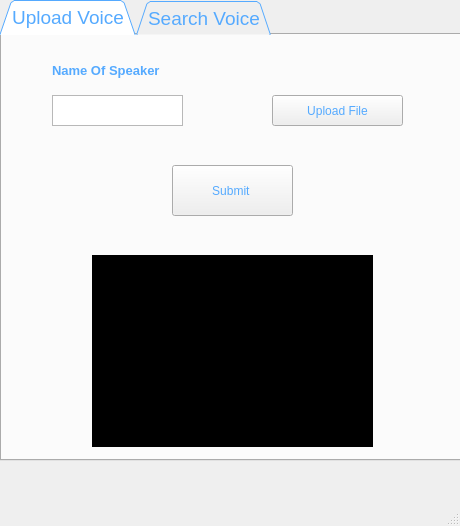
<?xml version="1.0" encoding="UTF-8"?>
<ui version="4.0">
 <class>MainWindow</class>
 <widget class="QMainWindow" name="MainWindow">
  <property name="geometry">
   <rect>
    <x>0</x>
    <y>0</y>
    <width>460</width>
    <height>526</height>
   </rect>
  </property>
  <property name="windowTitle">
   <string>Voice Match</string>
  </property>
  <widget class="QWidget" name="centralwidget">
   <widget class="QLabel" name="Matched">
    <property name="geometry">
     <rect>
      <x>250</x>
      <y>220</y>
      <width>171</width>
      <height>61</height>
     </rect>
    </property>
    <property name="font">
     <font>
      <pointsize>11</pointsize>
      <weight>75</weight>
      <bold>true</bold>
     </font>
    </property>
    <property name="text">
     <string/>
    </property>
   </widget>
   <widget class="QTabWidget" name="tabWidget">
    <property name="geometry">
     <rect>
      <x>0</x>
      <y>0</y>
      <width>474</width>
      <height>461</height>
     </rect>
    </property>
    <property name="font">
     <font>
      <pointsize>14</pointsize>
      <weight>50</weight>
      <bold>false</bold>
     </font>
    </property>
    <property name="styleSheet">
     <string notr="true">color: rgb(85, 170, 255);</string>
    </property>
    <property name="tabPosition">
     <enum>QTabWidget::North</enum>
    </property>
    <property name="tabShape">
     <enum>QTabWidget::Triangular</enum>
    </property>
    <property name="currentIndex">
     <number>0</number>
    </property>
    <property name="elideMode">
     <enum>Qt::ElideMiddle</enum>
    </property>
    <widget class="QWidget" name="tab">
     <attribute name="title">
      <string>Upload Voice</string>
     </attribute>
     <widget class="QPushButton" name="upload">
      <property name="geometry">
       <rect>
        <x>270</x>
        <y>60</y>
        <width>131</width>
        <height>31</height>
       </rect>
      </property>
      <property name="text">
       <string>Upload File</string>
      </property>
     </widget>
     <widget class="QTextEdit" name="textEdit">
      <property name="geometry">
       <rect>
        <x>50</x>
        <y>60</y>
        <width>131</width>
        <height>31</height>
       </rect>
      </property>
     </widget>
     <widget class="QLabel" name="label">
      <property name="geometry">
       <rect>
        <x>50</x>
        <y>20</y>
        <width>111</width>
        <height>31</height>
       </rect>
      </property>
      <property name="font">
       <font>
        <pointsize>10</pointsize>
        <weight>75</weight>
        <bold>true</bold>
       </font>
      </property>
      <property name="text">
       <string>Name Of Speaker</string>
      </property>
     </widget>
     <widget class="QPushButton" name="submitUpload">
      <property name="geometry">
       <rect>
        <x>170</x>
        <y>130</y>
        <width>121</width>
        <height>51</height>
       </rect>
      </property>
      <property name="text">
       <string>Submit </string>
      </property>
     </widget>
     <widget class="QListWidget" name="logupload">
      <property name="geometry">
       <rect>
        <x>90</x>
        <y>220</y>
        <width>281</width>
        <height>192</height>
       </rect>
      </property>
      <property name="styleSheet">
       <string notr="true">background-color: rgb(0, 0, 0);
color: rgb(255, 255, 255);</string>
      </property>
     </widget>
    </widget>
    <widget class="QWidget" name="tab_2">
     <attribute name="title">
      <string>Search Voice</string>
     </attribute>
     <widget class="QPushButton" name="search">
      <property name="geometry">
       <rect>
        <x>20</x>
        <y>20</y>
        <width>141</width>
        <height>71</height>
       </rect>
      </property>
      <property name="text">
       <string>Match Voice</string>
      </property>
     </widget>
     <widget class="QProgressBar" name="progressBar">
      <property name="geometry">
       <rect>
        <x>20</x>
        <y>230</y>
        <width>181</width>
        <height>23</height>
       </rect>
      </property>
      <property name="value">
       <number>24</number>
      </property>
     </widget>
     <widget class="QListWidget" name="log">
      <property name="geometry">
       <rect>
        <x>250</x>
        <y>0</y>
        <width>201</width>
        <height>391</height>
       </rect>
      </property>
      <property name="font">
       <font>
        <pointsize>12</pointsize>
       </font>
      </property>
      <property name="styleSheet">
       <string notr="true">background-color: rgb(0, 0, 0);
color: rgb(255, 255, 255);</string>
      </property>
     </widget>
    </widget>
   </widget>
  </widget>
  <widget class="QMenuBar" name="menubar">
   <property name="geometry">
    <rect>
     <x>0</x>
     <y>0</y>
     <width>460</width>
     <height>21</height>
    </rect>
   </property>
  </widget>
  <widget class="QStatusBar" name="statusbar"/>
 </widget>
 <resources/>
 <connections/>
</ui>
